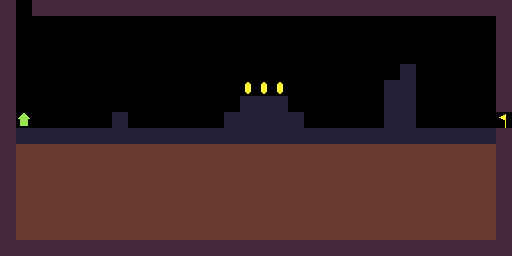

Tiled map render using the project's own tile images. Description and the whole map definition, tile-layer contents included, below:
An orthogonal 32x16 tile map with 16x16 px tiles, 1 tile layer (Tile Layer 1).

<map version="1.5" tiledversion="1.7.2" orientation="orthogonal" renderorder="right-down" width="32" height="16" tilewidth="16" tileheight="16" infinite="0" nextlayerid="2" nextobjectid="1">
 <editorsettings>
  <export target="../../levels/teach_move_basic.lua" format="lua" />
 </editorsettings>
 <tileset firstgid="1" source="tileset.tsx" />
 <layer id="1" name="Tile Layer 1" width="32" height="16">
  <data encoding="csv">
4,1,4,4,4,4,4,4,4,4,4,4,4,4,4,4,4,4,4,4,4,4,4,4,4,4,4,4,4,4,4,4,
4,1,1,1,1,1,1,1,1,1,1,1,1,1,1,1,1,1,1,1,1,1,1,1,1,1,1,1,1,1,1,4,
4,1,1,1,1,1,1,1,1,1,1,1,1,1,1,1,1,1,1,1,1,1,1,1,1,1,1,1,1,1,1,4,
4,1,1,1,1,1,1,1,1,1,1,1,1,1,1,1,1,1,1,1,1,1,1,1,1,1,1,1,1,1,1,4,
4,1,1,1,1,1,1,1,1,1,1,1,1,1,1,1,1,1,1,1,1,1,1,1,1,3,1,1,1,1,1,4,
4,1,1,1,1,1,1,1,1,1,1,1,1,1,1,6,6,6,1,1,1,1,1,1,3,3,1,1,1,1,1,4,
4,1,1,1,1,1,1,1,1,1,1,1,1,1,1,3,3,3,1,1,1,1,1,1,3,3,1,1,1,1,1,4,
4,7,1,1,1,1,1,3,1,1,1,1,1,1,3,3,3,3,3,1,1,1,1,1,3,3,1,1,1,1,1,5,
4,3,3,3,3,3,3,3,3,3,3,3,3,3,3,3,3,3,3,3,3,3,3,3,3,3,3,3,3,3,3,4,
4,2,2,2,2,2,2,2,2,2,2,2,2,2,2,2,2,2,2,2,2,2,2,2,2,2,2,2,2,2,2,4,
4,2,2,2,2,2,2,2,2,2,2,2,2,2,2,2,2,2,2,2,2,2,2,2,2,2,2,2,2,2,2,4,
4,2,2,2,2,2,2,2,2,2,2,2,2,2,2,2,2,2,2,2,2,2,2,2,2,2,2,2,2,2,2,4,
4,2,2,2,2,2,2,2,2,2,2,2,2,2,2,2,2,2,2,2,2,2,2,2,2,2,2,2,2,2,2,4,
4,2,2,2,2,2,2,2,2,2,2,2,2,2,2,2,2,2,2,2,2,2,2,2,2,2,2,2,2,2,2,4,
4,2,2,2,2,2,2,2,2,2,2,2,2,2,2,2,2,2,2,2,2,2,2,2,2,2,2,2,2,2,2,4,
4,4,4,4,4,4,4,4,4,4,4,4,4,4,4,4,4,4,4,4,4,4,4,4,4,4,4,4,4,4,4,4
</data>
 </layer>
</map>
